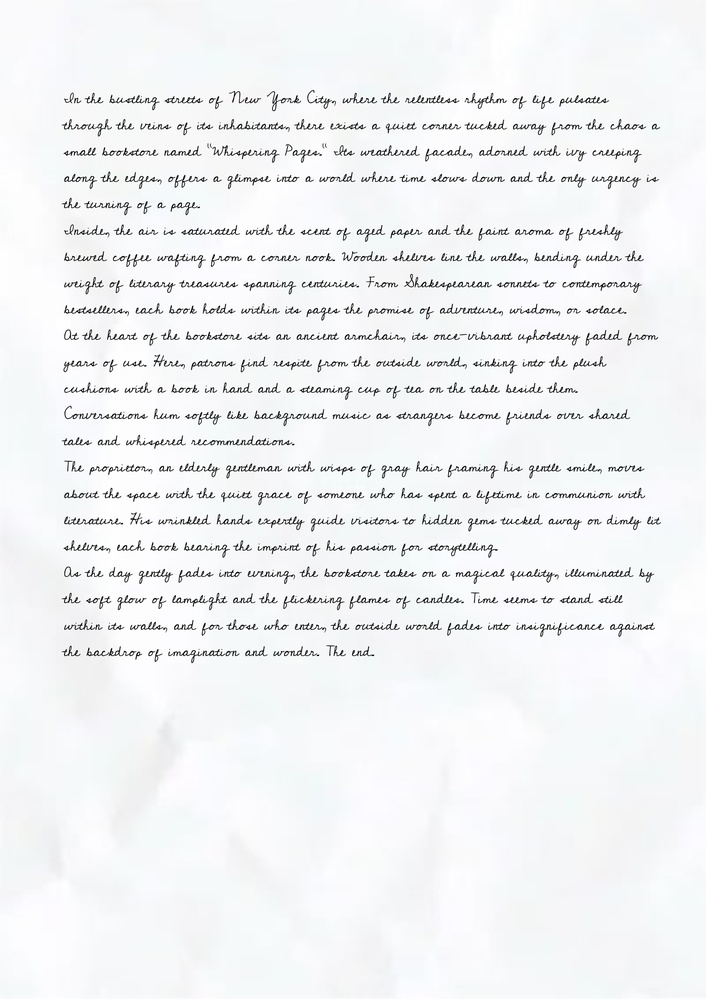
#> input picture test-before.jpg, 706 x 999 px, shrunk from 1588 x 2246 before the run
$ python -i utils.py   (imports and definitions only)
#> lines starting #> are read from the running program, lines starting #| are printed output that depends on the picture; after the words box and inside, x2 and y2 are one past the last pixel; in counts of white or black regions, pixels touching at a corner belong together
import cv2
import numpy as np

def binarizeImage(imagePath: str) -> np.ndarray:
    # code is used for binarize image (image only consist of black and white colors)
    colorImage = cv2.imread(imagePath)
    grayImage = cv2.cvtColor(colorImage, cv2.COLOR_BGR2GRAY)
    _, binaryImage = cv2.threshold(grayImage, 0, 255, cv2.THRESH_BINARY + cv2.THRESH_OTSU)
    return binaryImage

def calcBlackPixelsAlongHeight(binaryImage: np.ndarray) -> list[int]:
    # calcBlackPixelsAlongHeight() function calculate pixels horizontally as it is shown in the upper image
    return [int(np.sum(binaryImage[y, :] == 0)) for y in range(binaryImage.shape[0])]

def calcBlackPixelsAlongWidth(binaryImage: np.ndarray) -> list[int]:
    # do the same thing for the width(columns)
    return [int(np.sum(binaryImage[:, x] == 0)) for x in range(binaryImage.shape[1])]

def cropLine(imagePath: str, margin: int = 2) -> str:
    # there are drawn lines before we divide it into the parts and this function is used to crop these lines.
    # it should be croped because algorithm recognize it as a word
    image = cv2.imread(imagePath)
    height = image.shape[0]
    croppedImage = image[margin:height - margin, :]
    cv2.imwrite(imagePath, croppedImage)
    return imagePath

def cropEmptySpaces(imagePath: str) -> str:
    # function to crop image that we apply algorithm from top, bottom, left and right until it reaches a black pixel.
#> called with imagePath = 'test-before.jpg'
    img = cv2.imread(imagePath, cv2.IMREAD_GRAYSCALE)
#> img: shape (999, 706); min 0, max 255, mean 240.8
    _, binaryImg = cv2.threshold(img, 0, 255, cv2.THRESH_BINARY + cv2.THRESH_OTSU)
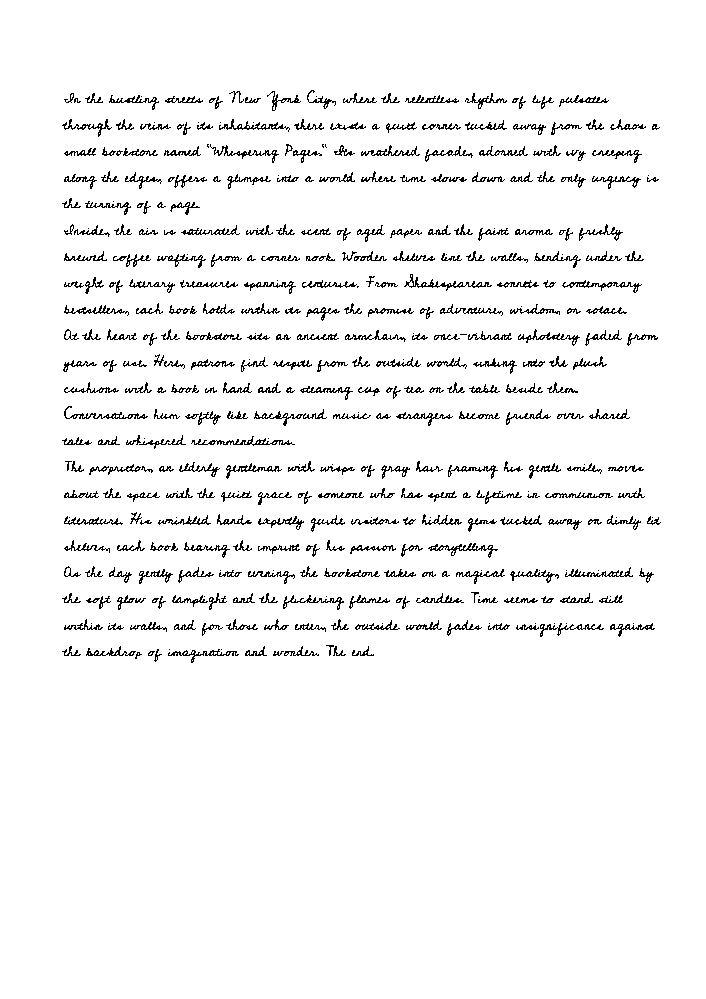
#> binaryImg: shape (999, 706); 95.5% white; black in thin lines or dots, all inside (x1, y1, x2, y2) = (62, 90, 661, 663)
    invertedImg = cv2.bitwise_not(binaryImg)
    nz = cv2.findNonZero(invertedImg)
#> nz = contour of 31483 points, box (x1, y1, x2, y2) (62, 90, 661, 663), area 31034
    if nz is None:
        return imagePath
    x, y, w, h = cv2.boundingRect(nz)
#> x = 62; y = 90; w = 599; h = 573
    croppedImg = img[y:y + h, x:x + w]
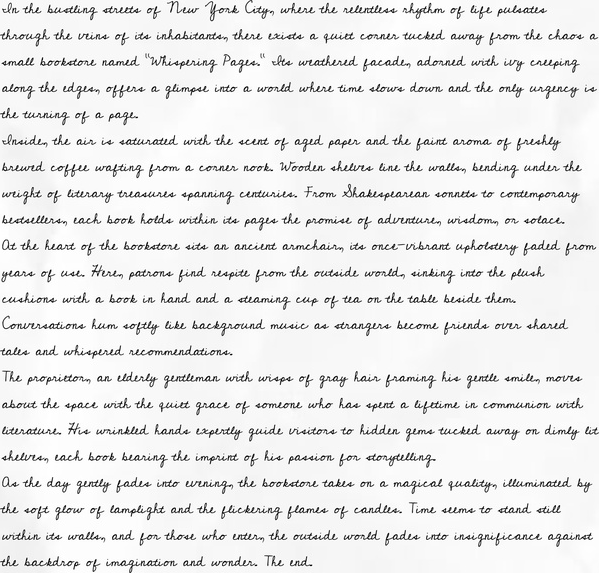
#> croppedImg: shape (573, 599); min 0, max 255, mean 233
    cv2.imwrite(imagePath, croppedImg)
    return imagePath

>>> result = cropEmptySpaces('test-before.jpg')
